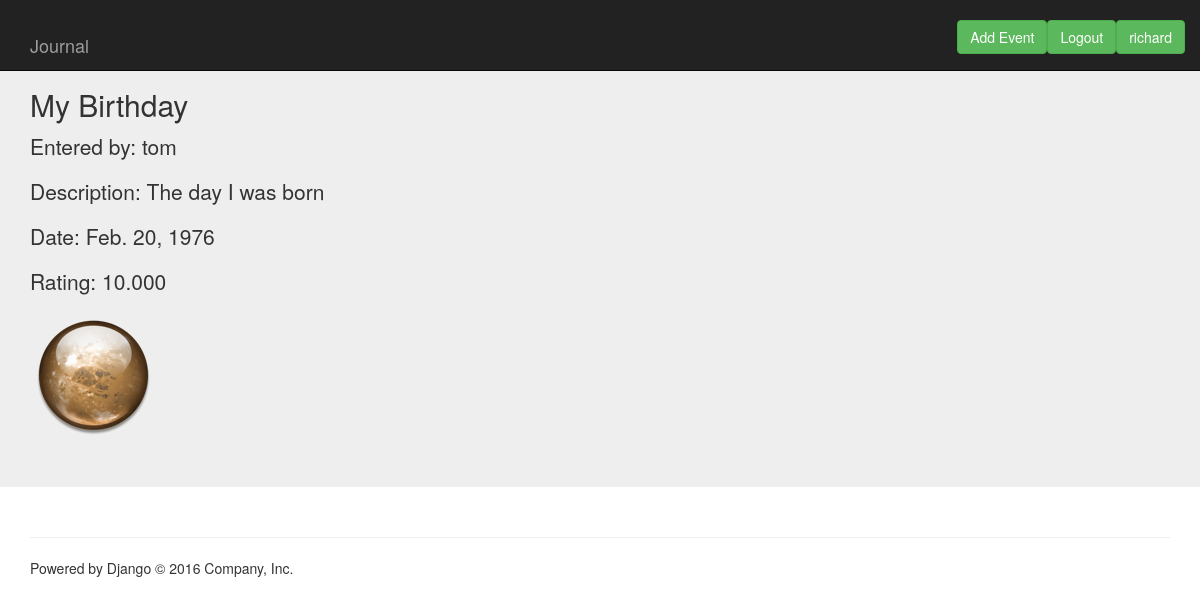
/1/ (signed in), run on the app's committed database.
### main_app/models.py (models this page shows, shortened)
class Event(models.Model):
    user = models.ForeignKey(User)
    title = models.CharField(max_length=64)
    description = models.CharField(max_length=64)
    eventdate = models.DateField(blank=True, null=True)
    rating = models.DecimalField(max_digits=10, decimal_places=3)
    image = models.ImageField(upload_to='uploads')

### main_app/views.py (the view)
# urls.py: url(r'^([0-9])+/$', views.detail, name = 'detail'),
def detail(request, entry_id):
    entry = Event.objects.get(id=entry_id)
    return render(request, 'detail.html', {'entry':entry})

### main_app/templates/detail.html (shortened to what this page needs)
{% extends 'header.html' %}
{% load staticfiles %}
{% block content %}
<div class="jumbotron">
  <div class="container">
    <h2>{{ entry.title }}</h2>
    <p>Entered by: {{ entry.user }}</p>
    <p>Description: {{ entry.description }}</p>
    <p>Date: {{ entry.eventdate }}</p>
    <p>Rating: {{ entry.rating }}</p>
    <img src="{{ entry.image.url }}">
  </div>
</div>
<div class="container">
{% endblock %}

### main_app/templates/header.html (shortened to what this page needs)
{% load staticfiles %}
<!DOCTYPE html>
<html>
  <head>
    <link href="{% static 'css/bootstrap.min.css' %}" rel="stylesheet">
    <nav class="navbar navbar-inverse navbar-fixed-top">
      <div class="container">
        <div class="navbar-header">
          <h1><a class="navbar-brand" href="/">Journal</a></h1>
        </div>
        <div id="navbar" class="navbar-collapse collapse">
          {% if user.is_authenticated %}
            <a class="btn btn-success navbar-right" href="{% url 'user_profile' user.username %}" role="button">{{ user.username }}</a>&nbsp
            <a class="btn btn-success navbar-right" href="{% url 'Logout' %}" role="button">Logout</a>&nbsp
            <a class="btn btn-success navbar-right" href="{% url 'addevent' %}" role="button">Add Event</a>&nbsp
          {% else %}
            </br>
            <a class="navbar-right btn btn-success" href="{% url 'Login' %}">Login</a>
          {% endif %}
        </div>
      </div>
    </nav>
    {% block content %}
    {% endblock %}
{% include 'footer.html' %}

### data on the page
Event: title "My Birthday", user "tom", description "The day I was born", eventdate "Feb. 20, 1976", rating "10.000", image (picture)

### other printed values
{{ user.username }} "richard"
